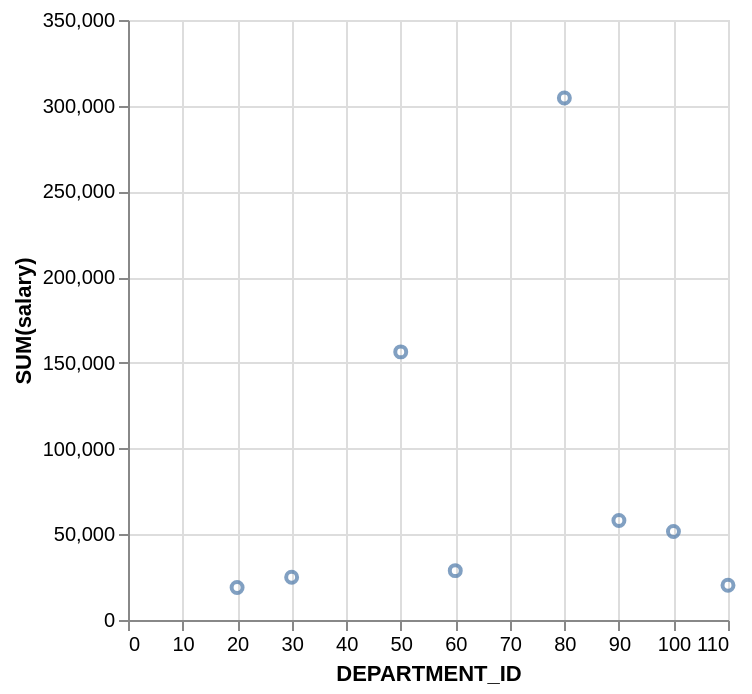

Vega-Lite specification stored for this chart:
### Vega-Lite specification from a JSON file in a GitHub repository (floating-point values rounded to 4 significant figures)
{"data": {"values": [{"x_data": 20, "y_data": 19000}, {"x_data": 30, "y_data": 24900}, {"x_data": 50, "y_data": 156400}, {"x_data": 60, "y_data": 28800}, {"x_data": 80, "y_data": 304500}, {"x_data": 90, "y_data": 58000}, {"x_data": 100, "y_data": 51600}, {"x_data": 110, "y_data": 20300}]}, "mark": "point", "encoding": {"x": {"field": "x_data", "type": "quantitative", "title": "DEPARTMENT_ID"}, "y": {"field": "y_data", "type": "quantitative", "title": "SUM(salary)"}}}
